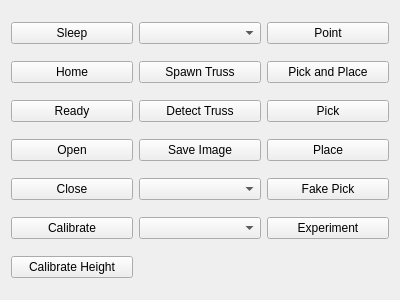
<?xml version="1.0" encoding="UTF-8"?>
<ui version="4.0">
 <class>GraspUI</class>
 <widget class="QWidget" name="GraspUI">
  <property name="geometry">
   <rect>
    <x>0</x>
    <y>0</y>
    <width>400</width>
    <height>300</height>
   </rect>
  </property>
  <property name="windowTitle">
   <string>Grasp UI</string>
  </property>
  <layout class="QGridLayout" name="gridLayout">

    <item row="0" column="0">
     <widget class="QPushButton" name="SleepButton">
      <property name="text">
       <string>Sleep</string>
      </property>
     </widget>
    </item>

   <item row="1" column="0">
    <widget class="QPushButton" name="HomeButton">
     <property name="text">
      <string>Home</string>
     </property>
    </widget>
   </item>

   <item row="2" column="0">
    <widget class="QPushButton" name="ReadyButton">
     <property name="text">
      <string>Ready</string>
     </property>
    </widget>
   </item>

   <item row="3" column="0">
    <widget class="QPushButton" name="OpenButton">
     <property name="text">
      <string>Open</string>
     </property>
    </widget>
   </item>

   <item row="4" column="0">
    <widget class="QPushButton" name="CloseButton">
     <property name="text">
      <string>Close</string>
     </property>
    </widget>
   </item>

   <item row="5" column="0">
    <widget class="QPushButton" name="CalibrateButton">
     <property name="text">
      <string>Calibrate</string>
     </property>
    </widget>
   </item>

   <item row="6" column="0">
    <widget class="QPushButton" name="CalibrateHeightButton">
     <property name="text">
      <string>Calibrate Height</string>
     </property>
    </widget>
   </item>

   <item row="0" column="1">
    <widget class="QComboBox" name="SelectSpawnTypeButton">
    </widget>
   </item>

   <item row="1" column="1">
    <widget class="QPushButton" name="SpawnTrussButton">
     <property name="text">
      <string>Spawn Truss</string>
     </property>
    </widget>
   </item>

   <item row="2" column="1">
    <widget class="QPushButton" name="DetectTrussButton">
     <property name="text">
      <string>Detect Truss</string>
     </property>
    </widget>
   </item>

   <item row="3" column="1">
    <widget class="QPushButton" name="SaveImageButton">
     <property name="text">
      <string>Save Image</string>
     </property>
    </widget>
   </item>


   <item row="4" column="1">
    <widget class="QComboBox" name="TrussTypeButton">
    </widget>
   </item>

   <item row="5" column="1">
    <widget class="QComboBox" name="ExperimentIDButton">
    </widget>
   </item>


   <item row="0" column="2">
    <widget class="QPushButton" name="PointButton">
     <property name="text">
      <string>Point</string>
     </property>
    </widget>
   </item>


   <item row="1" column="2">
    <widget class="QPushButton" name="PickPlaceButton">
     <property name="text">
      <string>Pick and Place</string>
     </property>
    </widget>
   </item>

   <item row="2" column="2">
    <widget class="QPushButton" name="PickButton">
     <property name="text">
      <string>Pick</string>
     </property>
    </widget>
   </item>

   <item row="3" column="2">
    <widget class="QPushButton" name="PlaceButton">
     <property name="text">
      <string>Place</string>
     </property>
    </widget>
   </item>

   <item row="4" column="2">
    <widget class="QPushButton" name="FakePickButton">
     <property name="text">
      <string>Fake Pick</string>
     </property>
    </widget>
   </item>

   <item row="5" column="2">
    <widget class="QPushButton" name="ExperimentButton">
     <property name="text">
      <string>Experiment</string>
     </property>
    </widget>
   </item>

  </layout>
 </widget>
 <resources/>
 <connections/>
</ui>
